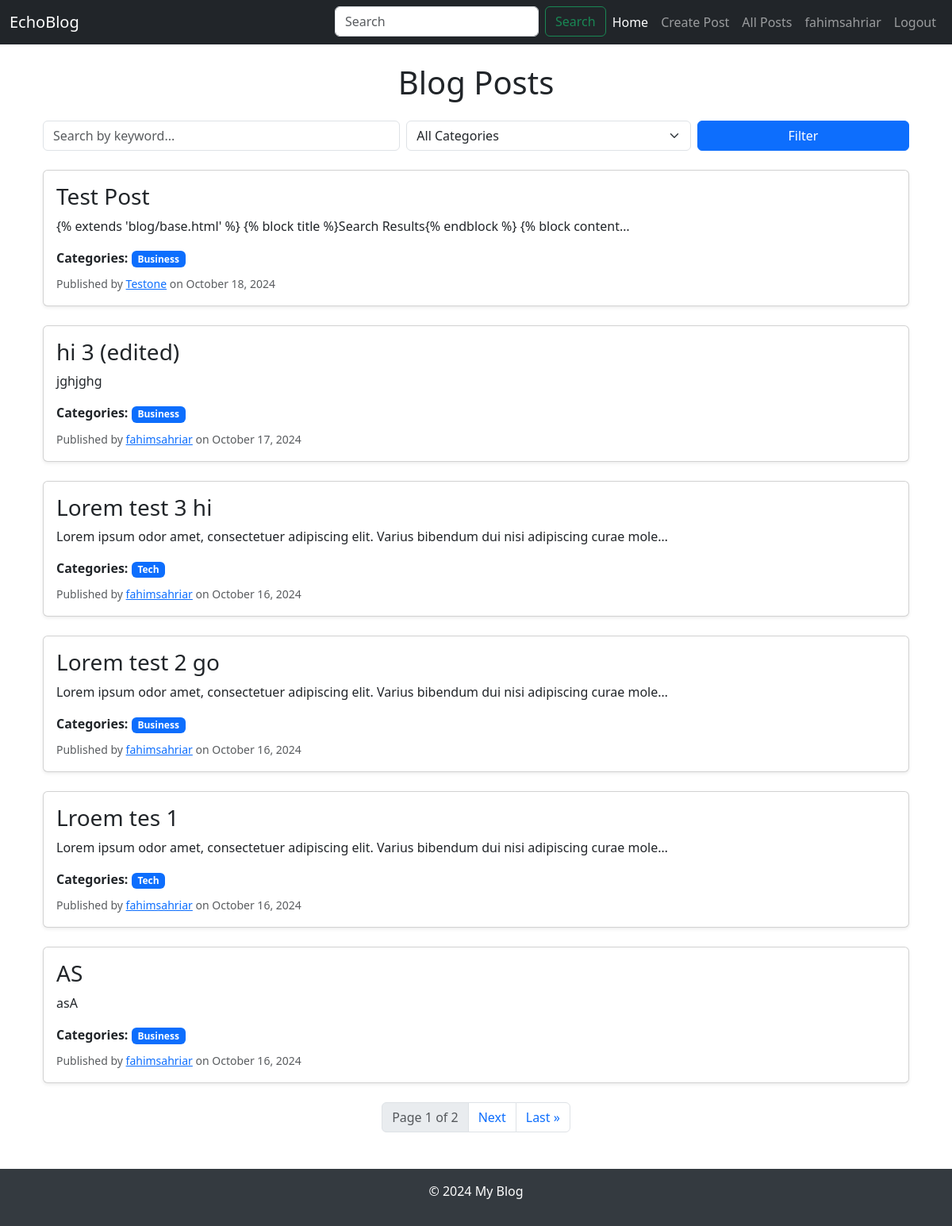
The app's page /post/all/ (signed in) with its own data.
### main/models.py (models this page shows, shortened)
class Post(models.Model):
    title = models.CharField(max_length=200)
    content = models.TextField(null=True)
    author = models.ForeignKey(User, on_delete=models.CASCADE, null=True)
    created_at = models.DateTimeField(auto_now_add=True)
    updated_at = models.DateTimeField(auto_now=True)
    categories = models.ManyToManyField('Category')
    likes = models.ManyToManyField(User, related_name='post_likes', blank=True)

class Category(models.Model):
    name = models.CharField(max_length=100)

### main/views.py (the view)
# urls.py: path('post/all/', views.post_list, name='post_list'),
@login_required
def post_list(request):
    posts = Post.objects.order_by('-created_at')  # Default query for posts
    categories = Category.objects.all()  # For displaying categories in the filter
    search_query = request.GET.get('q')
    category_filter = request.GET.get('category')
    if search_query:
        posts = posts.filter(
            Q(title__icontains=search_query) |
            Q(author__username__icontains=search_query) |  # Search by author username
            Q(content__icontains=search_query)
        )
    if category_filter:
        posts = posts.filter(categories__id=category_filter)
    paginator = Paginator(posts, 6)  # Paginate posts
    page_number = request.GET.get('page')
    posts_obj = paginator.get_page(page_number)
    return render(request, 'blog/post_list.html', {
        'posts': posts_obj,
        'categories': categories,
    })

### templates/blog/post_list.html (shortened to what this page needs)
{% extends 'blog/base.html' %}
{% block content %}
<div class="container">
    <h1 class="mt-4 mb-4 text-center">Blog Posts</h1>
    <div class="mb-4">
        <form method="GET" class="row g-2">
            <div class="col-md-5">
                <input type="text" name="q" class="form-control" placeholder="Search by keyword..." value="{{ request.GET.q }}">
            </div>
            <div class="col-md-4">
                <select name="category" class="form-select">
                    <option value="">All Categories</option>
                </select>
            </div>
            <div class="col-md-3 d-grid">
                <button type="submit" class="btn btn-primary">Filter</button>
            </div>
        </form>
    </div>
    {% for post in posts %}
    <div class="card mb-4 shadow-sm">
        <div class="card-body">
            <h3 class="card-title">
                <a href="{% url 'post_detail' post.id %}" class="text-dark text-decoration-none">
                    {{ post.title }}
                </a>
            </h3>
            <p class="card-text">{{ post.content|truncatechars:100 }}</p>
            <div class="mb-2">
                <strong>Categories:</strong>
                {% for category in post.categories.all %}
                    <span class="badge bg-primary">{{ category.name }}</span>
                {% endfor %}
            </div>
            <small class="text-muted">
                Published by <a href="{% url 'user_profile' post.author.id %}">{{ post.author.username }}</a> on {{ post.created_at|date:"F j, Y" }}
            </small>
        </div>
    </div>
    {% endfor %}
    <div class="d-flex justify-content-center">
        <nav aria-label="Page navigation">
            <ul class="pagination">
                <li class="page-item disabled">
                    <span class="page-link">Page {{ posts.number }} of {{ posts.paginator.num_pages }}</span>
                </li>
                {% if posts.has_next %}
                    <li class="page-item">
                        <a class="page-link" href="?page={{ posts.next_page_number }}">Next</a>
                    </li>
                    <li class="page-item">
                        <a class="page-link" href="?page={{ posts.paginator.num_pages }}">Last &raquo;</a>
                    </li>
                {% endif %}
            </ul>
        </nav>
    </div>
</div>
{% endblock %}

### templates/blog/base.html (shortened to what this page needs)
<!DOCTYPE html>
<html lang="en">
<head>
    <link href="https://cdn.jsdelivr.net/npm/bootstrap@5.3.1/dist/css/bootstrap.min.css" rel="stylesheet">
    <link href="https://cdnjs.cloudflare.com/ajax/libs/bootstrap-icons/1.10.3/font/bootstrap-icons.min.css" rel="stylesheet">
</head>
<body>
    <nav class="navbar navbar-expand-lg navbar-dark bg-dark fixed-top">
        <div class="container-fluid">
            <a class="navbar-brand" href="/">EchoBlog</a>
            <div class="collapse navbar-collapse" id="navbarNav">
                <ul class="navbar-nav ms-auto">
                    {% if user.is_authenticated %}
                    <li class="nav-item">
                        <form class="d-flex" method="GET" action="{% url 'search_posts' %}">
                            <input class="form-control me-2" type="search" name="q" placeholder="Search" aria-label="Search">
                            <button class="btn btn-outline-success" type="submit">Search</button>
                        </form>
                    </li>
                    {% endif %}
                    <li class="nav-item">
                        <a class="nav-link active" aria-current="page" href="/">Home</a>
                    </li>
                    {% if user.is_authenticated %}
                    <li class="nav-item">
                        <a class="nav-link" href="{% url 'create_post' %}">Create Post</a>
                    </li>
                    <li class="nav-item">
                        <a class="nav-link" href="{% url 'post_list' %}">All Posts</a>
                    </li>
                    <li class="nav-item">
                        <a class="nav-link" href="{% url 'user_profile' user.username %}">{{ user.username }}</a>
                    </li>
                    <li class="nav-item">
                        <a class="nav-link" href="{% url 'user_logout' %}">Logout</a>
                    </li>
                    {% endif %}
                </ul>
            </div>
        </div>
    </nav>
    <main class="container">
        <div class="row">
            <div class="col-12">
                {% block content %}{% endblock %}
            </div>
        </div>
    </main>
    <footer class="text-center py-3">
        <p>&copy; 2024 My Blog</p>
    </footer>
</body>
</html>

### templates/blog/base.html (style rules this page uses)
html, body { height: 100%; }
body { display: flex; flex-direction: column; padding-top: 56px; }
main { flex: 1; }
footer { margin-top: 30px; background-color: #343a40; color: white; }

### records on screen
Post: title "Test Post", content "{% extends 'blog/base.html' %} {% block title %}Search Results{% endblock %} {% block content…", author.username "Testone", created_at "October 18, 2024"
Category: name "Business"
Post: title "hi 3 (edited)", content "jghjghg", author.username "fahimsahriar", created_at "October 17, 2024"
Post: title "Lorem test 3 hi", content "Lorem ipsum odor amet, consectetuer adipiscing elit. Varius bibendum dui nisi adipiscing curae mole…", author.username "fahimsahriar", created_at "October 16, 2024"
Category: name "Tech"
Post: title "Lorem test 2 go", content "Lorem ipsum odor amet, consectetuer adipiscing elit. Varius bibendum dui nisi adipiscing curae mole…", author.username "fahimsahriar", created_at "October 16, 2024"
Post: title "Lroem tes 1", content "Lorem ipsum odor amet, consectetuer adipiscing elit. Varius bibendum dui nisi adipiscing curae mole…", author.username "fahimsahriar", created_at "October 16, 2024"
Post: title "AS", content "asA", author.username "fahimsahriar", created_at "October 16, 2024"

### other values on screen
{{ user.username }} "fahimsahriar"
{{ posts.number }} "1"
{{ posts.paginator.num_pages }} "2"
